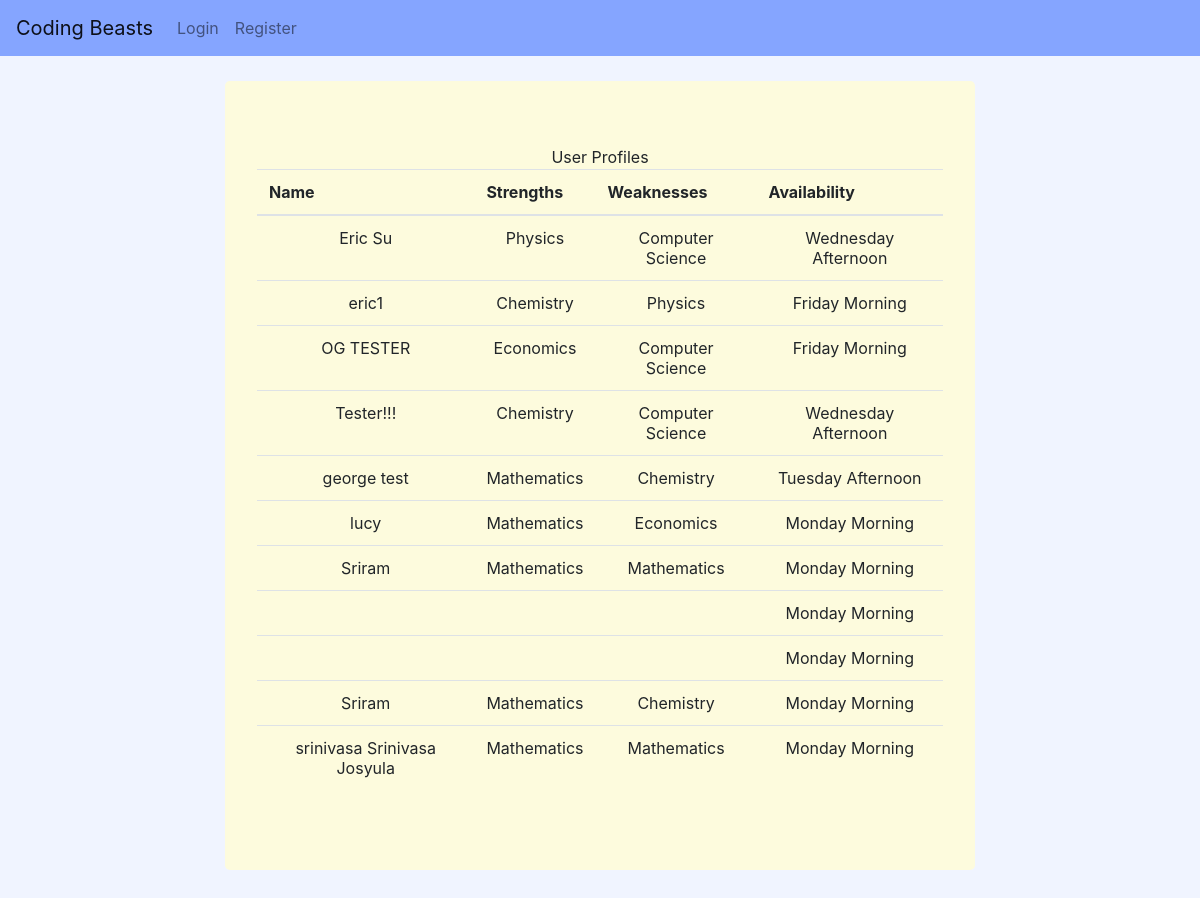
Page /profiles/ on the earlier database version.
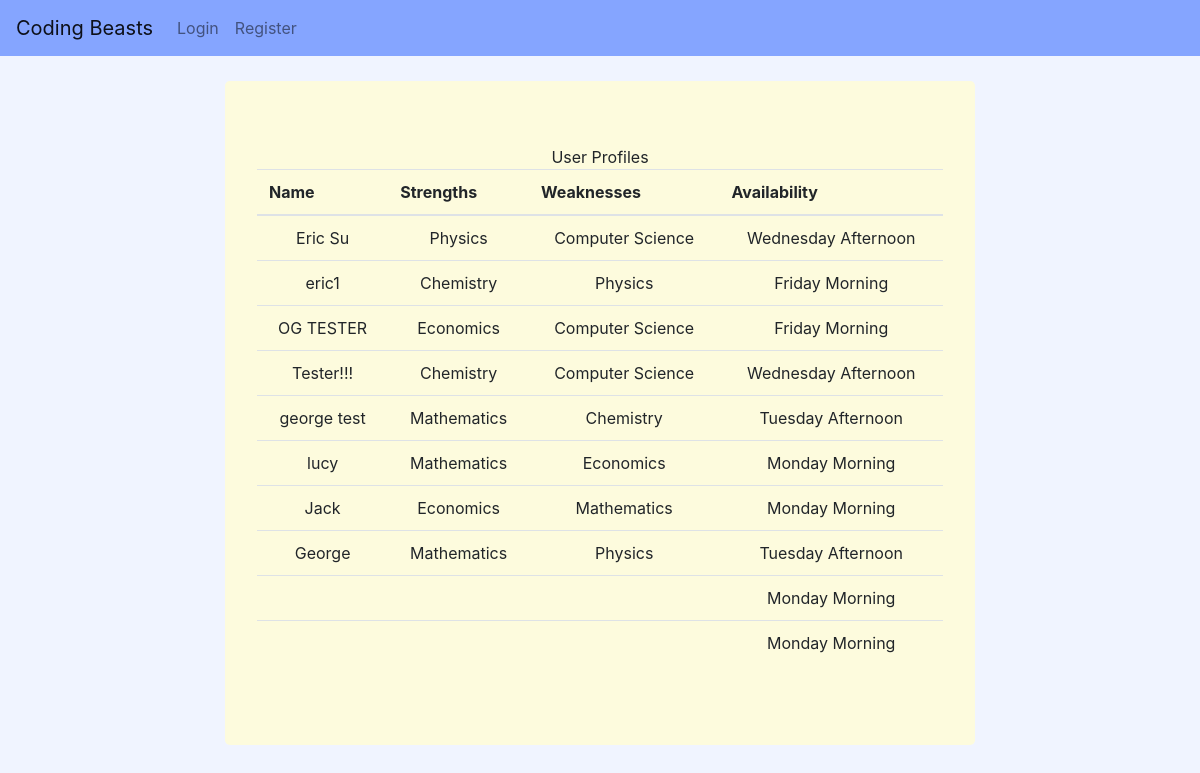
Same page on the later database version.
### sbuddy/models.py (models this page shows, shortened)
class Profile(models.Model):
    STRENGTH_CHOICES = (
        ('--------', '--------'),
        ('Mathematics','Mathematics'),
        ('Chemistry','Chemistry'),
        ('Physics','Physics'),
        ('Computer Science','Computer Science'),
        ('Economics','Economics'),
        ('Engineering', 'Engineering'),
        ('Statistics', 'Statistics'),
        ('Psychology', 'Psychology'),
        ('Business', 'Business'),
        )
    SCHEDULE_CHOICES = [
        ("Monday Morning", "Monday Morning"),
        ("Monday Afternoon", "Monday Afternoon"),
        ("Tuesday Morning", "Tuesday Morning"),
        ("Tuesday Afternoon", "Tuesday Afternoon"),
        ("Wednesday Morning", "Wednesday Morning"),
        ("Wednesday Afternoon", "Wednesday Afternoon"),
        ("Thursday Morning", "Thursday Morning"),
        ("Thursday Afternoon", "Thursday Afternoon"),
        ("Friday Morning", "Friday Morning"),
        ("Friday Afternoon", "Friday Afternoon"),
    ]
    user = models.OneToOneField(User, on_delete=models.CASCADE)
    name = models.CharField(max_length=100, blank=False, default='')
    phone = models.CharField(max_length=12, blank=False, default='')
    meetingURL = models.CharField(max_length=100, blank=False, default='')
    strengths = models.CharField(
        max_length=255,
        choices=STRENGTH_CHOICES,
        default='')
    weaknesses = models.CharField(
        max_length=255,
        choices=STRENGTH_CHOICES,
        default='')
    availability = models.CharField(
        max_length=50,
        choices=SCHEDULE_CHOICES,
        default='Monday Morning',
    )
    def __init__(self, *args, **kwargs):
        super(Profile, self).__init__(*args, **kwargs)
        self.__original_phone = self.phone

### sbuddy/views.py (the view)
# urls.py: path('profiles/',views.profile,name="profile"),
def profile(request):
    users = Profile.objects.all()
    return render(request, 'sbuddy/profile.html', {'users': users})

### sbuddy/templates/sbuddy/profile.html (shortened to what this page needs)
{% extends 'sbuddy/base.html' %}
{% load bootstrap4 %}
{% block content %}
<div style="height:25px"></div>
<body>
    <div class="container text-center jumbotron" style="max-width:750px; background-color:#FDFBDD;>
        <h2 class="text-center" style="padding-bottom:25px"> User Profiles </h2>
        <table class="table">
            <thead>
                <tr>
                <th>Name</th>
                <th>Strengths</th>
                <th>Weaknesses</th>
                <th>Availability</th>
                </tr>
            </thead>
            <tbody>
                {% for user in users %}
                <tr>
                    <td class="text-center">{{ user.name }}</td>
                    <td class="text-center">{{ user.strengths }}</td>
                    <td class="text-center">{{ user.weaknesses }}</td>
                    <td class="text-center">{{ user.availability }}</td>
                </tr>
                {% endfor %}
            </tbody>
        </table>
    </div>
</body>
{% endblock%}

Differences in the rows shown:
removed Profile: name "Sriram", strengths "Mathematics", weaknesses "Mathematics", availability "Monday Morning"
removed Profile: name "Sriram", strengths "Mathematics", weaknesses "Chemistry", availability "Monday Morning"
removed Profile: name "srinivasa Srinivasa Josyula", strengths "Mathematics", weaknesses "Mathematics", availability "Monday Morning"
added Profile: name "Jack", strengths "Economics", weaknesses "Mathematics", availability "Monday Morning"
added Profile: name "George", strengths "Mathematics", weaknesses "Physics", availability "Tuesday Afternoon"
